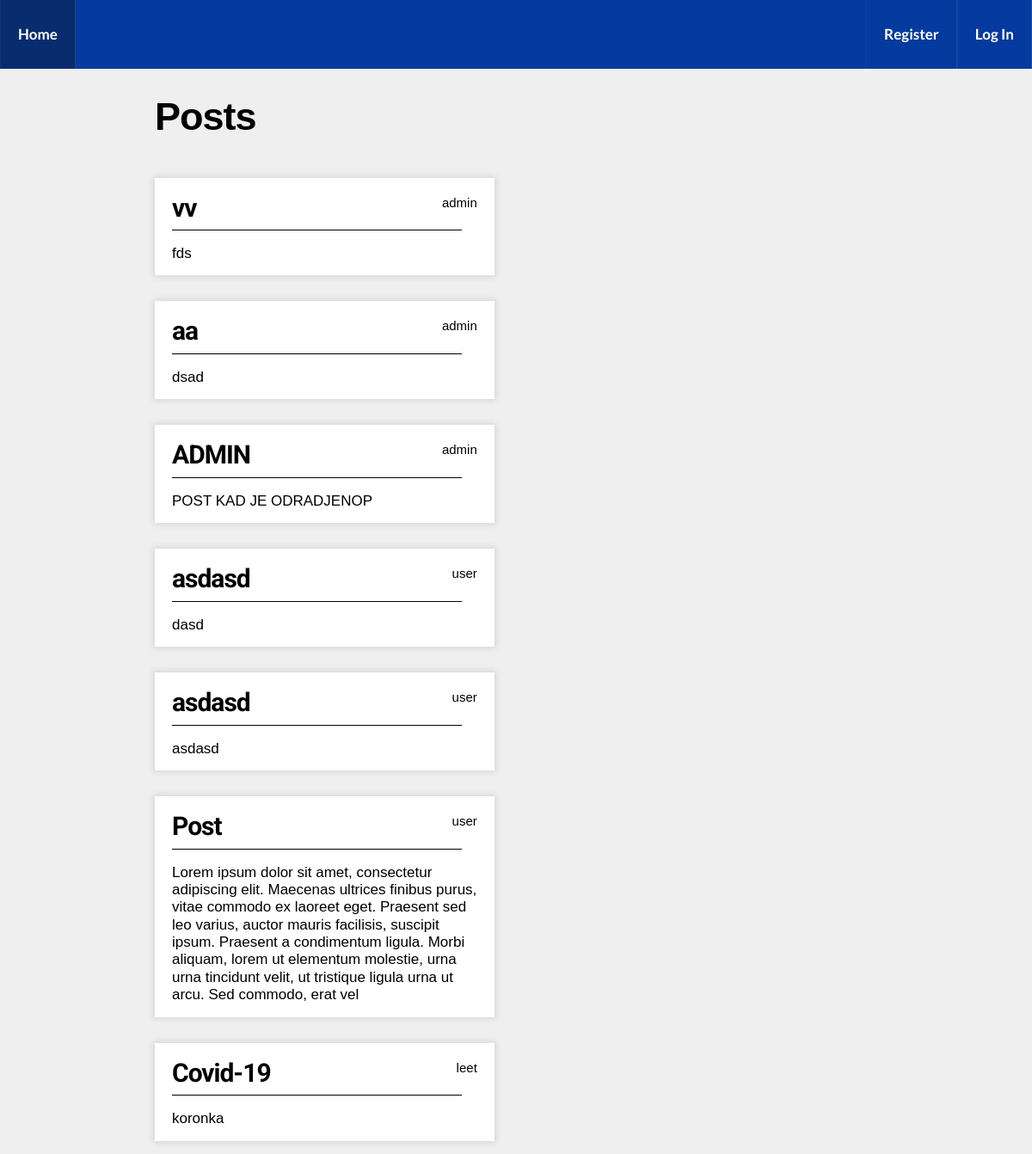
The page / on the database its author committed.
### leetBlog/models.py (models this page shows, shortened)
class Post(models.Model):
    title = models.CharField(max_length=255)
    author = models.ForeignKey(User,on_delete=models.CASCADE)
    content = models.TextField()
    def short_content(self):
        return " ".join(self.content.split(' ')[:50])

### leetBlog/views.py (the view)
# urls.py: 2. Add a URL to urlpatterns:  path('', Home.as_view(), name='home')
class Home(ListView):
    model = Post
    template_name = 'home.html'

### leetBlog/templates/home.html
{% extends 'base.html' %}
{% block content %}
    <div class="inner">
    <h1>Posts</h1>
        <div class="posts">
        {% for post in object_list %}
         <div class="blog">
            <div class="blog__header">
                <h2 class="title">
                    <a href="{% url 'post' post.pk %}">{{ post.title }}</a>
                </h2>
                <p class='author'>{{ post.author }}</p>
            </div>
            <div class="blog__details">
                <p>
                    {{ post.short_content }}
                </p>
            </div>
        </div>
        {% endfor %}
        </div>
    </div>
{% endblock %}

### leetBlog/templates/base.html (shortened to what this page needs)
{% load static %}
<!DOCTYPE html>
<html>
    <head>
        <link rel="stylesheet" type="text/css" href="{% static 'leetBlog/css/style.css' %}" />
    </head>
    <body>
        <header class="top">
            <nav class="nav">
                <div class="nav-section">
                    <li class="item">
                        <a class="nav_link nav_link--logo" href="{% url 'home' %}">
                            <span>Home</span>
                        </a>
                    </li>
                </div>
                <div class="nav-section">
                  {% if user.is_authenticated %}
                    <li class="item">
                        <a
                            class="nav_link"
                            href="{% url 'logout' %}"
                        >
                            <span>Logout</span>
                        </a>
                    </li>
                    <li class="item">
                        <a
                            class="nav_link"
                            href="{% url 'edit' %}"
                        >
                            <span>Edit Profile</span>
                        </a>
                    </li>
                    {% else %}
                    <li class="item">
                        <a
                            class="nav_link "
                            href="{% url 'register' %}"
                            >Register</a
                        >
                    </li>
                    <li class="item">
                        <a
                            class="nav_link"
                            href="{% url 'login' %}"
                            >Log In</a
                        >
                    </li>
                    {% endif %}
                </div>
            </nav>
        </header>
      {% block content %} {% endblock%}
    </body>
</html>

### leetBlog/static/leetBlog/css/partials/_navigation.css (style rules this page uses)
.nav { display: flex; list-style: none; margin: 0; padding: 0; justify-content: space-between; background: rgb(5, 58, 158); }
.nav-section { display: flex; }
.item { display: flex; justify-content: center; align-items: center; }
.nav_link { background: rgb(5, 58, 158); color: white !important; border-left: 1px solid rgba(255, 255, 255, 0.034); border-right: 1px solid rgba(255, 255, 255, 0.1); text-decoration: none; font-family: 'Lato', sans-serif; font-weight: 600; font-size: 1.7rem; padding: 3rem 2rem; margin: 0; display: flex; flex-direction: column; align-items: center; justify-content: center; transition: transform 0.2s; }

### leetBlog/static/leetBlog/css/partials/_inner.css (style rules this page uses)
html { font-size: 10px; margin: 0; padding: 0; }
body { background: #efefef; margin: 0; padding: 0; width: 100%; min-height: 100vh; }
.inner { max-width: 70%; margin: 0 auto; }

### leetBlog/static/leetBlog/css/partials/_headers.css (style rules this page uses)
h1, h2, h3, h4, h5, h6 { font-size: 4.5rem; font-family: sans-serif; font-weight: 700; letter-spacing: -1px; }
h2 { display: flex; align-items: center; }

### leetBlog/static/leetBlog/css/partials/_posts.css (style rules this page uses)
.posts { display: flex; flex-wrap: wrap; }
.blog { background: white; margin: 1.5rem 3rem 1.5rem 0; width: 47%; box-shadow: 0 0 7px 2px rgba(0, 0, 0, 0.1); }
.blog__details { padding: 0rem 2rem 1.5rem; }
.blog__details p { font-size: 1.7rem; line-height: 1.2; margin-bottom: 0; }
.blog__header { position: relative; padding: 0 10px 0 10px; text-align: right; }
.title { padding-top: 1rem; width: 90%; color: black; position: relative; margin: 0; margin-left: 1rem; font-size: 3rem; z-index: 1; display: flex; justify-content: flex-start; border-bottom: 1px solid black; }
.title a { color: black; padding: 0.8rem 0; border-bottom: 0; text-decoration: none; font-family: 'Roboto', sans-serif; font-weight: 700; }
.author { position: absolute; top: 0.5rem; right: 2rem; font-size: 1.5rem; }

### rows shown on the page
Post: title "vv", author "admin", short_content "fds"
Post: title "aa", author "admin", short_content "dsad"
Post: title "ADMIN", author "admin", short_content "POST KAD JE ODRADJENOP"
Post: title "asdasd", author "user", short_content "dasd"
Post: title "asdasd", author "user", short_content "asdasd"
Post: title "Post", author "user", short_content "Lorem ipsum dolor sit amet, consectetur adipiscing elit. Maecenas ultrices finibus purus, vitae commodo ex laoreet eget. Praesent sed leo varius, auctor mauris facilisis, suscipit ipsum. Praesent a condimentum ligula. Morbi aliquam, lorem ut elementum molestie, urna urna tincidunt velit, ut tristique ligula urna ut arcu. Sed commodo, erat vel"
Post: title "Covid-19", author "leet", short_content "koronka"
